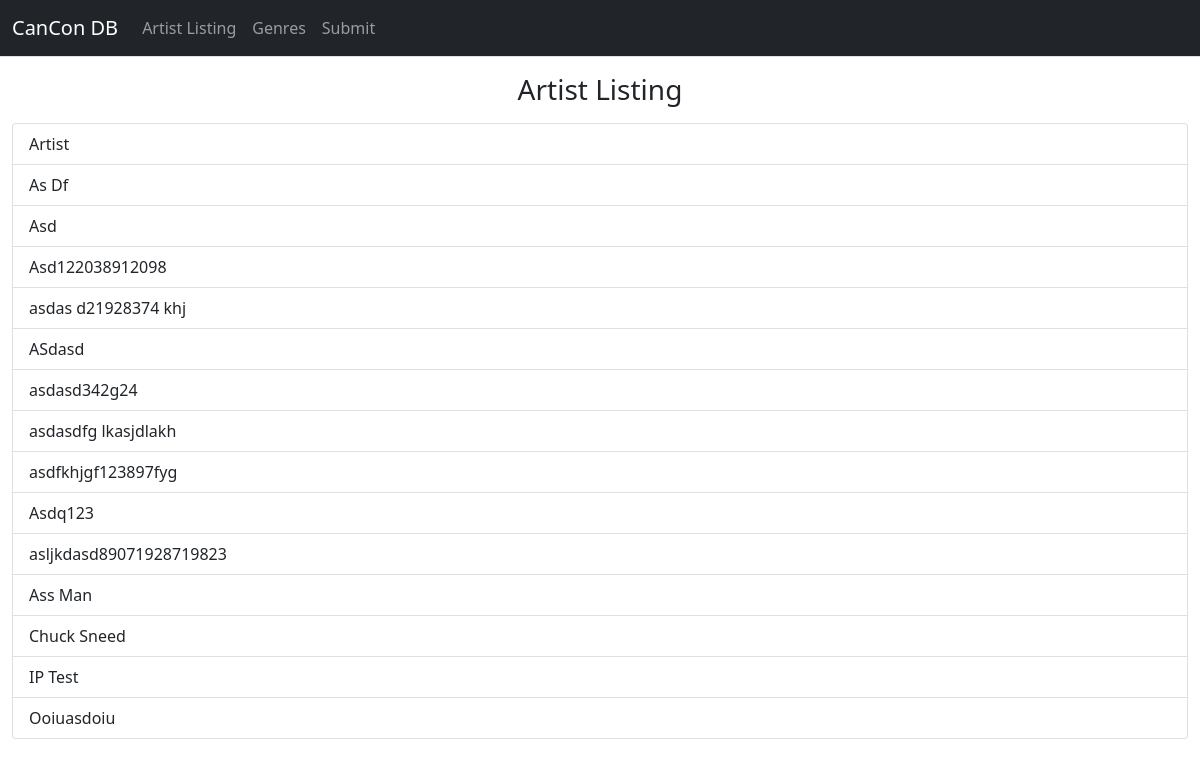
Page /artists/ on the earlier database version.
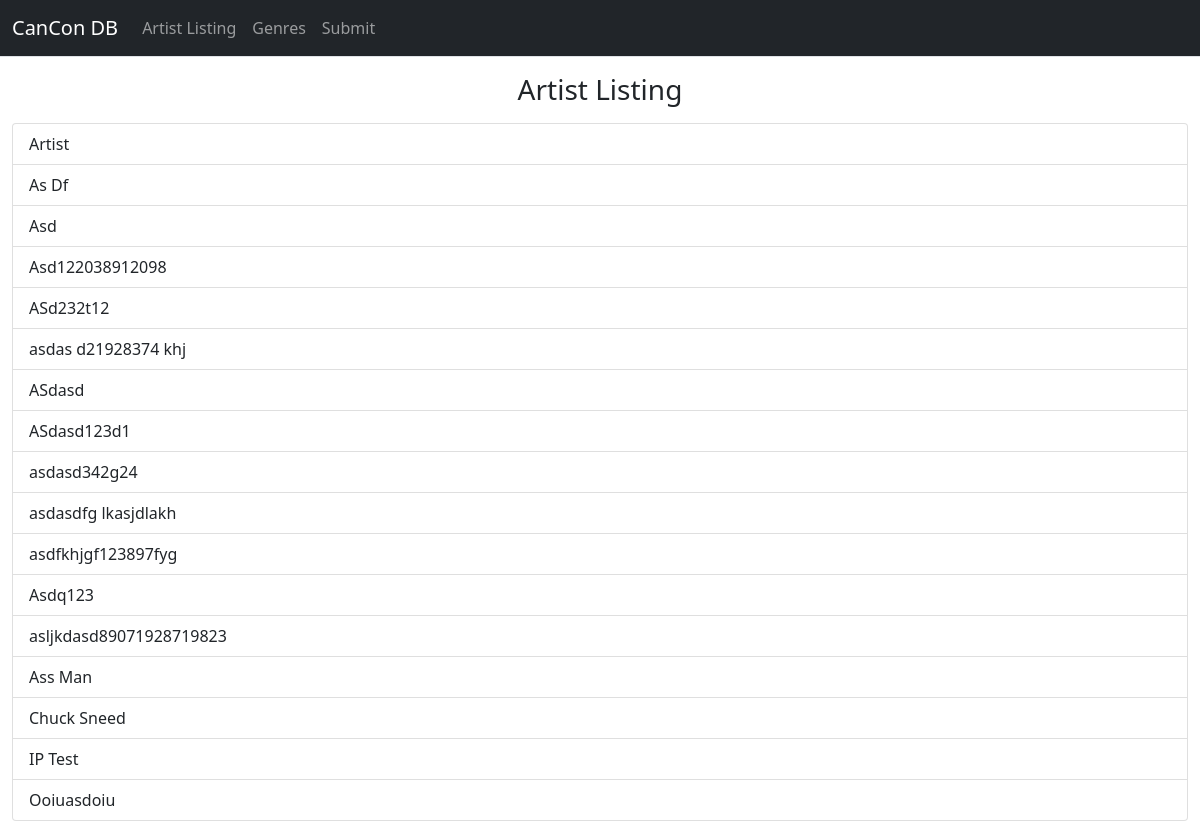
Same page on the later database version.
### listing/models.py (models this page shows, shortened)
class Artist(models.Model):
    name = models.CharField(max_length=50, verbose_name="Artist Name")
    link = models.URLField(verbose_name="URL To Artist")
    notes = models.CharField(max_length=150, blank=True, verbose_name="Notes")
    source = models.URLField(verbose_name="Source That The Artist Is Canadian", blank=True)
    genres = TaggableManager(verbose_name = "Genres", help_text="A comma separated list of genres")
    slug = models.SlugField(unique=True)
    user_ip = models.GenericIPAddressField(default="0.0.0.0")

### listing/views.py (the view)
# urls.py: path('artists/', views.artist_listing),
def artist_listing(request):
    artists = Artist.objects.all()
    names = sorted(artists.values_list("name", flat="True"), key=str.casefold)
    slugs = sorted(artists.values_list("slug", flat=True), key=str.casefold)
    artist_data = zip(names, slugs)
    return render(request, 'artistListing.html', {"artist_data": artist_data})

### listing/templates/artistListing.html
{% extends "genericSite.html" %}
{%block body %}
    <h3 class="text-center mt-3"> Artist Listing </h3>
    <div class="list-group mt-3">
        {% for name, slug in artist_data %}
            <a class="list-group-item list-group-item-action" href="/artists/{{ slug }}">{{ name }}</a>
        {% endfor %}
    </div>
{% endblock body %}

### homepage/templates/homepage/genericSite.html (shortened to what this page needs)
{% load static %}
<!DOCTYPE html>
<html lang="en">
    <head>
        <link href="{% static 'css/styles.css' %}" rel="stylesheet" />
    </head>
    <body>
        <div class="d-flex" id="wrapper">
            <div id="page-content-wrapper">
                <nav class="navbar navbar-expand-lg navbar-dark bg-dark border-bottom">
                    <div class="container-fluid">
                        <a class="navbar-brand" href="/"> CanCon DB </a>
                        <div class="collapse navbar-collapse" id="navbarSupportedContent">
                            <ul class="navbar-nav mt-2 mt-lg-0">
                                <li class="nav-item"><a class="nav-link" href="/artists/">Artist Listing</a></li>
                                <li class="nav-item"><a class="nav-link" href="/genres/">Genres</a></li>
                                <li class="nav-item"><a class="nav-link" href="/submit/">Submit</a></li>
                            </ul>
                        </div>
                    </div>
                </nav>
                <div class="container-fluid" id="body">
                    {% block body %}{% endblock %}
                </div>
            </div>
        </div>
    </body>
</html>

Differences in the rows shown:
added Artist: name "ASd232t12"
added Artist: name "ASdasd123d1"
